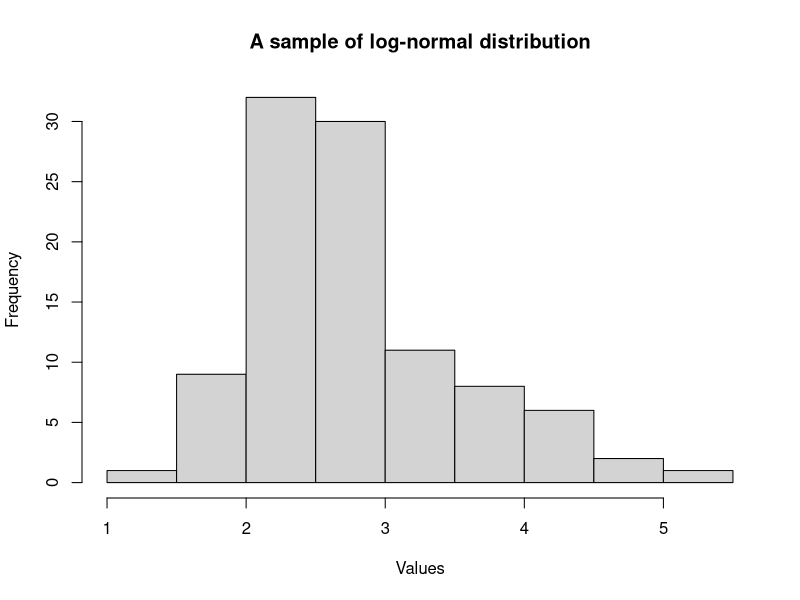
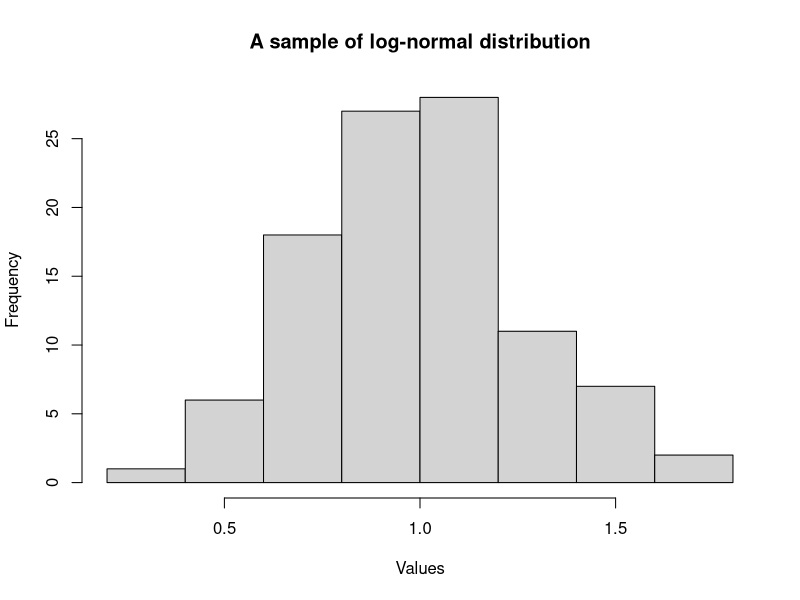

These figures' R source, in order:
## ---- chunk 1
knitr::opts_chunk$set(echo = TRUE)
## ---- chunk 2
x <- rlnorm(100,meanlog=1,sdlog=0.25)
## ---- chunk 3
hist(x,xlab="Values",ylab="Frequency",main="A sample of log-normal distribution")
## ---- chunk 4
hist(log(x),xlab="Values",ylab="Frequency",main="A sample of log-normal distribution")
## ---- chunk 5
print(paste0('mean = ', round(mean(x), 2)))
print(paste0('variance = ', round(var(x), 2)))
